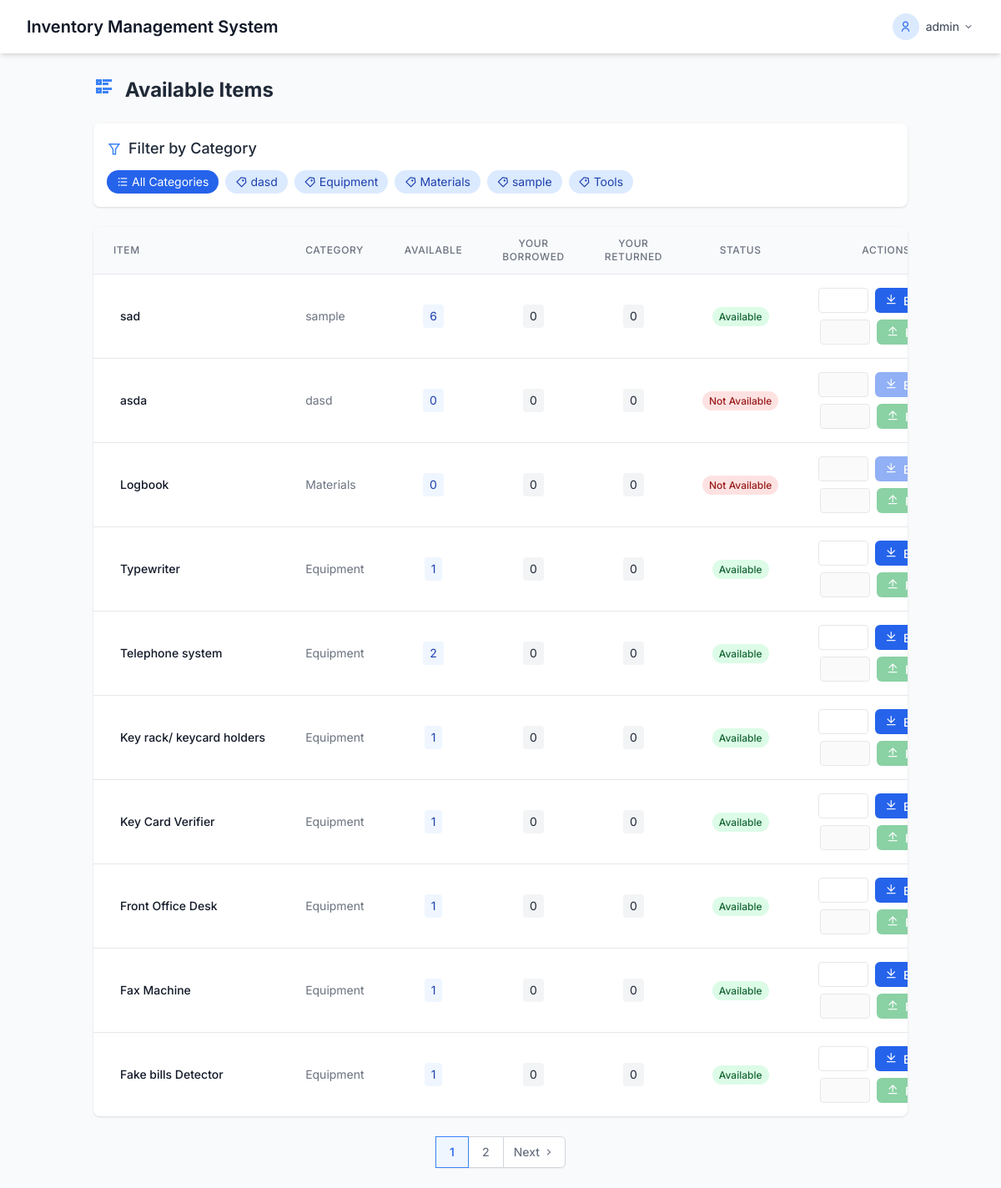
Screenshot of /dashboard/user.php (signed in) with the database file from the repository.
### tables this page shows
CREATE TABLE `items` (
  `id` int(11) NOT NULL,
  `name` varchar(255) DEFAULT NULL,
  `category` varchar(255) DEFAULT NULL,
  `quantity` varchar(255) DEFAULT NULL,
  `available_quantity` varchar(255) DEFAULT NULL,
  `description` text DEFAULT NULL,
  `department` varchar(255) DEFAULT NULL,
  `created_at` timestamp NOT NULL DEFAULT current_timestamp(),
  `borrowed_quantity` int(11) DEFAULT 0,
  `borrowed` int(11) DEFAULT 0,
  `returned` int(11) DEFAULT 0,
  `remarks` text DEFAULT NULL,
  `unit` varchar(255) NOT NULL DEFAULT 'unit'
);

### dashboard/user.php (the view, shortened to what this page needs)
<?php
require_once "../config/database.php";
$user_id = $_SESSION['user_id'];
$items = [];
$categories = [];
$limit = 10;
$page = isset($_GET['page']) ? max(1, (int)$_GET['page']) : 1;
$start = ($page - 1) * $limit;
$category_filter = isset($_GET['category']) ? filter_input(INPUT_GET, 'category', FILTER_SANITIZE_STRING) : '';
try {
    $query = "SELECT i.id, i.name, i.category, i.available_quantity,
                     COALESCE(SUM(CASE WHEN ubi.user_id = :user_id AND ubi.returned_at IS NULL THEN ubi.quantity ELSE 0 END), 0) as user_borrowed,
                     COALESCE(SUM(CASE WHEN ubi.user_id = :user_id AND ubi.returned_at IS NOT NULL THEN ubi.quantity ELSE 0 END), 0) as user_returned
              FROM items i
              LEFT JOIN user_borrowed_items ubi ON i.id = ubi.item_id
              WHERE (:category_filter = '' OR i.category = :category_filter)
              GROUP BY i.id
              ORDER BY i.id DESC
              LIMIT :start, :limit";
    $stmt = $conn->prepare($query);
    $stmt->bindValue(':user_id', $user_id, PDO::PARAM_INT);
    $stmt->bindValue(':category_filter', $category_filter, PDO::PARAM_STR);
    $stmt->bindValue(':start', $start, PDO::PARAM_INT);
    $stmt->bindValue(':limit', $limit, PDO::PARAM_INT);
    $stmt->execute();
    $items = $stmt->fetchAll(PDO::FETCH_ASSOC);
    $countStmt = $conn->prepare("SELECT COUNT(*) FROM items WHERE (:category_filter = '' OR category = :category_filter)");
    $countStmt->bindValue(':category_filter', $category_filter, PDO::PARAM_STR);
    $countStmt->execute();
    $total = $countStmt->fetchColumn();
    $pages = max(1, ceil($total / $limit));
    $category_stmt = $conn->query("SELECT DISTINCT category FROM items ORDER BY category");
    $categories = $category_stmt->fetchAll(PDO::FETCH_ASSOC);
} catch (PDOException $e) {
    $_SESSION['error'] = "Failed to load items: " . $e->getMessage();
    error_log("Database Error: " . $e->getMessage());
}
?>
<!DOCTYPE html>
<html lang="en">
<head>
    <script src="https://cdn.tailwindcss.com"></script>
    <link href="https://cdn.jsdelivr.net/npm/remixicon@2.5.0/fonts/remixicon.css" rel="stylesheet">
</head>
<body class="bg-gray-50 min-h-screen">
<nav class="bg-white shadow-md">
    <div class="max-w-7xl mx-auto px-4 sm:px-6 lg:px-8">
        <div class="flex justify-between h-16">
            <div class="flex items-center">
                <div class="flex-shrink-0 flex items-center">
                    <span class="text-xl font-semibold text-gray-900">Inventory Management System</span>
                </div>
            </div>
            <div class="hidden sm:ml-6 sm:flex sm:items-center">
                <div class="ml-3 relative">
                    <div>
                        <button id="dropdownButton" class="flex items-center text-sm rounded-full focus:outline-none focus:ring-2 focus:ring-offset-2 focus:ring-blue-500">
                            <div class="h-8 w-8 rounded-full bg-blue-100 flex items-center justify-center text-blue-600">
                                <i class="ri-user-line"></i>
                            </div>
                            <span class="ml-2 text-gray-700">
                                <?php
                                echo isset($_SESSION['first_name']) ? htmlspecialchars($_SESSION['first_name']) : 'User';
                                ?>
                            </span>
                            <i class="ri-arrow-down-s-line ml-1 text-gray-500"></i>
                        </button>
                    </div>
                </div>
            </div>
        </div>
    </div>
</nav>
    <div class="container mx-auto p-6">
        <div class="flex flex-col md:flex-row justify-between items-start md:items-center mb-6">
            <h2 class="text-2xl font-bold text-gray-800 mb-4 md:mb-0">
                <i class="ri-list-check-2 mr-2 text-blue-500"></i> Available Items
            </h2>
        </div>
        <div class="mb-6 bg-white p-4 rounded-lg shadow">
            <h3 class="text-lg font-medium text-gray-800 mb-3 flex items-center">
                <i class="ri-filter-line mr-2 text-blue-500"></i> Filter by Category
            </h3>
            <div class="flex flex-wrap gap-2">
                <a href="?category=" class="px-3 py-1 bg-blue-600 text-white rounded-full text-sm hover:bg-blue-700 transition-colors flex items-center action-btn">
                    <i class="ri-list-unordered mr-1"></i> All Categories
                </a>
                <?php foreach ($categories as $category): ?>
                    <a href="?category=<?= urlencode($category['category']) ?>"
                       class="px-3 py-1 bg-blue-100 text-blue-800 rounded-full text-sm hover:bg-blue-200 transition-colors flex items-center action-btn">
                        <i class="ri-price-tag-3-line mr-1"></i> <?= htmlspecialchars($category['category']) ?>
                    </a>
                <?php endforeach; ?>
            </div>
        </div>
        <div class="bg-white rounded-lg shadow overflow-hidden">
            <div class="overflow-x-auto">
                <table class="min-w-full divide-y divide-gray-200">
                    <thead class="bg-gray-50">
                        <tr>
                            <th scope="col" class="px-6 py-3 text-left text-xs font-medium text-gray-500 uppercase tracking-wider">Item</th>
                            <th scope="col" class="px-6 py-3 text-left text-xs font-medium text-gray-500 uppercase tracking-wider">Category</th>
                            <th scope="col" class="px-6 py-3 text-center text-xs font-medium text-gray-500 uppercase tracking-wider">Available</th>
                            <th scope="col" class="px-6 py-3 text-center text-xs font-medium text-gray-500 uppercase tracking-wider">Your Borrowed</th>
                            <th scope="col" class="px-6 py-3 text-center text-xs font-medium text-gray-500 uppercase tracking-wider">Your Returned</th>
                            <th scope="col" class="px-6 py-3 text-center text-xs font-medium text-gray-500 uppercase tracking-wider">Status</th>
                            <th scope="col" class="px-6 py-3 text-center text-xs font-medium text-gray-500 uppercase tracking-wider">Actions</th>
                        </tr>
                    </thead>
                    <tbody class="bg-white divide-y divide-gray-200">
                        <?php if (count($items) > 0): ?>
                            <?php foreach ($items as $item): ?>
                                <tr class="table-row hover:bg-gray-50">
                                    <td class="px-6 py-4 whitespace-nowrap">
                                        <div class="flex items-center">
                                            <div class="text-sm font-medium text-gray-900"><?= htmlspecialchars($item['name']) ?></div>
                                        </div>
                                    </td>
                                    <td class="px-6 py-4 whitespace-nowrap">
                                        <div class="text-sm text-gray-500"><?= htmlspecialchars($item['category']) ?></div>
                                    </td>
                                    <td class="px-6 py-4 whitespace-nowrap text-center text-sm text-gray-500">
                                        <span class="inline-block px-2 py-1 rounded bg-blue-50 text-blue-800">
                                            <?= htmlspecialchars($item['available_quantity']) ?>
                                        </span>
                                    </td>
                                    <td class="px-6 py-4 whitespace-nowrap text-center text-sm text-gray-500">
                                        <span class="inline-block px-2 py-1 rounded <?= $item['user_borrowed'] > 0 ? 'bg-yellow-50 text-yellow-800' : 'bg-gray-100 text-gray-800' ?>">
                                            <?= htmlspecialchars($item['user_borrowed']) ?>
                                        </span>
                                    </td>
                                    <td class="px-6 py-4 whitespace-nowrap text-center text-sm text-gray-500">
                                        <span class="inline-block px-2 py-1 rounded <?= $item['user_returned'] > 0 ? 'bg-green-50 text-green-800' : 'bg-gray-100 text-gray-800' ?>">
                                            <?= htmlspecialchars($item['user_returned']) ?>
                                        </span>
                                    </td>
                                    <td class="px-6 py-4 whitespace-nowrap text-center text-sm text-gray-500">
                                        <?php if ($item['available_quantity'] > 0): ?>
                                            <span class="px-2 py-1 rounded-full bg-green-100 text-green-800 text-xs font-medium">
                                                Available
                                            </span>
                                        <?php else: ?>
                                            <span class="px-2 py-1 rounded-full bg-red-100 text-red-800 text-xs font-medium">
                                                Not Available
                                            </span>
                                        <?php endif; ?>
                                    </td>
                                    <td class="px-6 py-4 whitespace-nowrap text-center text-sm font-medium">
                                        <div class="flex flex-col gap-2 items-center">
                                            <form action="../items/borrow_item.php" method="POST" class="action-form">
                                                <input type="number"
                                                       name="quantity"
                                                       min="1"
                                                       max="<?= $item['available_quantity'] ?>"
                                                       <?= $item['available_quantity'] == 0 ? 'disabled' : '' ?>
                                                       required
                                                       class="quantity-input border rounded px-2 py-1 text-sm">
                                                <button type="submit"
                                                        class="text-white bg-blue-600 hover:bg-blue-700 px-3 py-1 rounded-md text-sm action-btn disabled:opacity-50"
                                                        <?= $item['available_quantity'] == 0 ? 'disabled' : '' ?>>
                                                    <i class="ri-download-line mr-1"></i> Borrow
                                                </button>
                                            </form>
                                            <form action="../items/return_item.php" method="POST" class="action-form">
                                                <input type="number"
                                                       name="quantity"
                                                       min="1"
                                                       max="<?= $item['user_borrowed'] ?>"
                                                       <?= $item['user_borrowed'] == 0 ? 'disabled' : '' ?>
                                                       required
                                                       class="quantity-input border rounded px-2 py-1 text-sm">
                                                <button type="submit"
                                                        class="text-white bg-green-600 hover:bg-green-700 px-3 py-1 rounded-md text-sm action-btn disabled:opacity-50"
                                                        <?= $item['user_borrowed'] == 0 ? 'disabled' : '' ?>>
                                                    <i class="ri-upload-line mr-1"></i> Return
                                                </button>
                                            </form>
                                        </div>
                                    </td>
                                </tr>
                            <?php endforeach; ?>
                        <?php endif; ?>
                    </tbody>
                </table>
            </div>
        </div>
        <?php if ($pages > 1): ?>
            <div class="mt-6 flex justify-center">
                <nav class="inline-flex rounded-md shadow-sm -space-x-px">
                    <?php for ($i = 1; $i <= $pages; $i++): ?>
                        <a href="?page=<?= $i ?><?= $category_filter ? '&category='.urlencode($category_filter) : '' ?>"
                           class="<?= $i == $page ? 'z-10 bg-blue-50 border-blue-500 text-blue-600' : 'bg-white border-gray-300 text-gray-500 hover:bg-gray-50' ?> px-4 py-2 border text-sm font-medium pagination-link action-btn">
                            <?= $i ?>
                        </a>
                    <?php endfor; ?>
                    <?php if ($page < $pages): ?>
                        <a href="?page=<?= $page+1 ?><?= $category_filter ? '&category='.urlencode($category_filter) : '' ?>"
                           class="px-3 py-2 rounded-r-md border border-gray-300 bg-white text-sm font-medium text-gray-500 hover:bg-gray-50 flex items-center action-btn">
                            Next <i class="ri-arrow-right-s-line ml-1"></i>
                        </a>
                    <?php endif; ?>
                </nav>
            </div>
        <?php endif; ?>
    </div>
</body>
</html>

### dashboard/user.php (style rules this page uses)
body { font-family: 'Inter', sans-serif; }
.pagination-link { min-width: 2.5rem; }
.action-btn { transition: all 0.2s ease; }
.action-form { display: flex; gap: 0.5rem; justify-content: center; }
.quantity-input { width: 60px; text-align: center; }

### rows the page displays
items: name "sad", category "sample", available_quantity "6", user_borrowed "0", user_returned "0", shows "Available"
items: name "asda", category "dasd", available_quantity "0", user_borrowed "0", user_returned "0", shows "Not Available"
items: name "Logbook", category "Materials", available_quantity "0", user_borrowed "0", user_returned "0", shows "Not Available"
items: name "Typewriter", category "Equipment", available_quantity "1", user_borrowed "0", user_returned "0", shows "Available"
items: name "Telephone system", category "Equipment", available_quantity "2", user_borrowed "0", user_returned "0", shows "Available"
items: name "Key rack/ keycard holders", category "Equipment", available_quantity "1", user_borrowed "0", user_returned "0", shows "Available"
items: name "Key Card Verifier", category "Equipment", available_quantity "1", user_borrowed "0", user_returned "0", shows "Available"
items: name "Front Office Desk", category "Equipment", available_quantity "1", user_borrowed "0", user_returned "0", shows "Available"
items: name "Fax Machine", category "Equipment", available_quantity "1", user_borrowed "0", user_returned "0", shows "Available"
items: name "Fake bills Detector", category "Equipment", available_quantity "1", user_borrowed "0", user_returned "0", shows "Available"

### other values shown
$_SESSION['first_name'] "admin"
$category['category'] "dasd"
$category['category'] "Equipment"
$category['category'] "Materials"
$category['category'] "sample"
$category['category'] "Tools"
